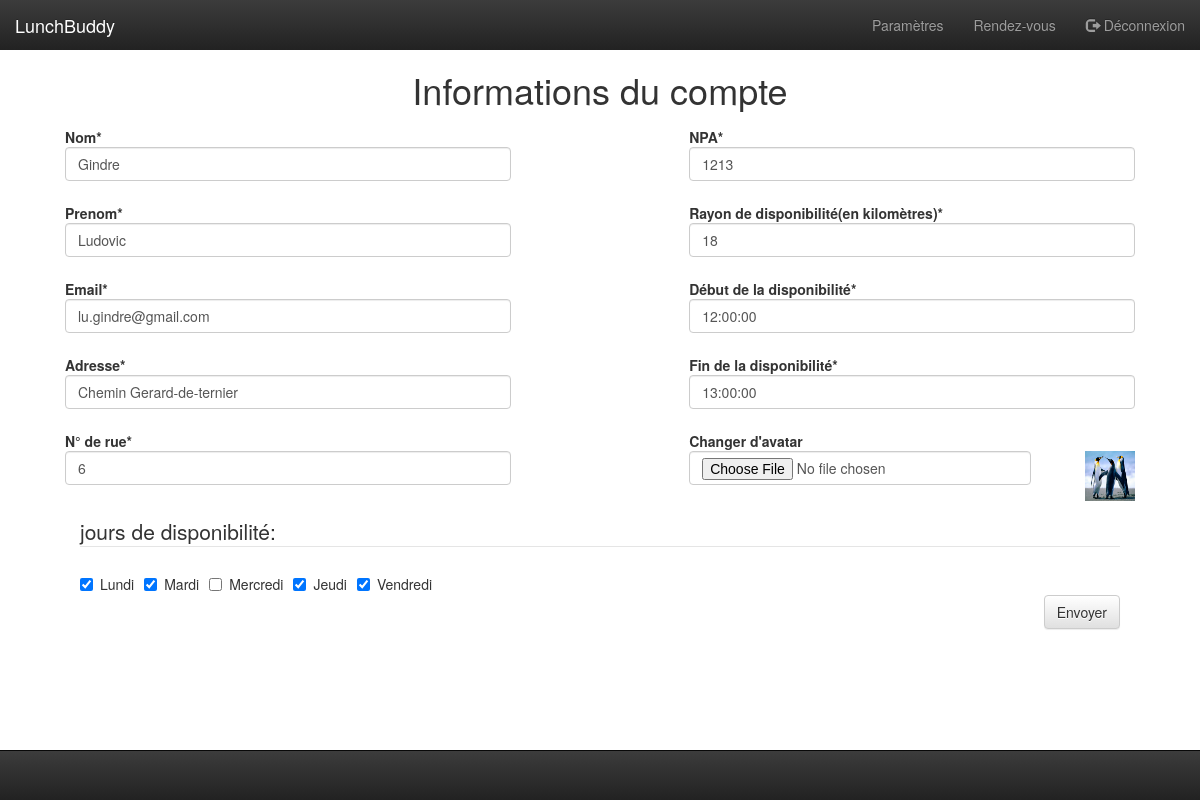
The app's page /parametres.php (signed in) with its own data.
### tables this page shows
CREATE TABLE IF NOT EXISTS `utilisateurs` (
  `idUtilisateur` int(11) NOT NULL AUTO_INCREMENT,
  `nom` varchar(25) NOT NULL,
  `prenom` varchar(25) NOT NULL,
  `avatar` varchar(50) DEFAULT NULL,
  `email` varchar(25) NOT NULL,
  `password` varchar(255) NOT NULL,
  `NPA` varchar(4) NOT NULL,
  `nomRue` varchar(25) NOT NULL,
  `numeroRue` varchar(10) NOT NULL,
  `rayon` int(4) NOT NULL,
  `lat` decimal(65,30) DEFAULT NULL,
  `lng` decimal(65,30) DEFAULT NULL,
  `debutPause` time NOT NULL,
  `finPause` time NOT NULL,
  PRIMARY KEY (`idUtilisateur`),
  UNIQUE KEY `pseudo` (`email`)
);

### personnesdb.php (called while the page is built, shortened)
<?php
function lireParametresUtilisateur($idUtilisateur) {
    $bdd = connexionDb();
    $sql = 'SELECT nom, prenom, email, nomRue, numeroRue, NPA, rayon, debutPause, finPause, avatar FROM utilisateurs WHERE idUtilisateur = :idUtilisateur';
    $requete = $bdd->prepare($sql);
    $requete->execute(array('idUtilisateur' => $idUtilisateur));
    return $requete->fetchAll();
}
function lireDisponibilites($idUtilisateur){
    $bdd = connexionDb();
    $sql = 'SELECT idJour FROM disponible WHERE idUtilisateur = :idUtilisateur';
    $requete = $bdd->prepare($sql);
    $requete->execute(array('idUtilisateur' => $idUtilisateur));
    return $requete->fetchAll();
}

### parametres.php (the view, shortened to what this page needs)
<?php
if ((!empty($_SESSION["idUtilisateur"])) && (!empty($_SESSION["email"]))) {
    include_once './personnesdb.php';
    include_once './outilsFormulaires.php';
    include_once './MenusHTML.php';
    $idUtilisateur = $_SESSION["idUtilisateur"];
    $parametres = lireParametresUtilisateur($idUtilisateur);
    $name = 'jours';
    $liste = array(1 => 'Lundi', 2 => 'Mardi', 3 => 'Mercredi', 4 => 'Jeudi', 5 => 'Vendredi');
    $checked = lireDisponibilites($idUtilisateur);
    $checkboxes = creerCheckboxes($name, $liste, $checked);
} else {
    header('Location: parametres.php');
}
?>
<html>
    <head>
        <link href="css/bootstrap.min.css" type="text/css" rel="stylesheet">
        <link href="css/bootstrap-theme.min.css" type="text/css" rel="stylesheet">
        <link href="css/source.css" type="text/css" rel="stylesheet">
    </head>
    <body>
        <section class="col-md-12 conteneur">
            <section class="col-md-12">
                <article>
                    <h1 class="text-center">Informations du compte</h1>
                    <form class="form-horizontal" method="post" action="parametres.php" enctype="multipart/form-data">
                        <section class="col-md-5">
                            <section class="form-group">
                                <label for="nom" class="control-label">Nom*</label>
                                <section class="">
                                    <input type="text" required class="form-control" value="<?php echo $parametres[0]["nom"] ?>" name="nom" id="nom">
                                </section>
                            </section>
                            <section class="form-group">
                                <label for="prenom" class="control-label">Prenom*</label>
                                <section class="">
                                    <input type="text" required class="form-control" value="<?php echo $parametres[0]["prenom"] ?>" name="prenom" id="prenom">
                                </section>
                            </section>
                            <section class="form-group">
                                <label for="email" class="control-label">Email*</label>
                                <section class="">
                                    <input type="text" required class="form-control" value="<?php echo $parametres[0]["email"] ?>" name="email" id="email">
                                </section>
                            </section>
                            <section class="form-group">
                                <label for="adresse" class="control-label">Adresse*</label>
                                <section class="">
                                    <input type="text" required class="form-control" value="<?php echo $parametres[0]["nomRue"] ?>" name="adresse" id="adresse">
                                </section>
                            </section>
                            <section class="form-group">
                                <label for="numeroRue" class="control-label">N° de rue*</label>
                                <section class="">
                                    <input type="text" required class="form-control" value="<?php echo $parametres[0]["numeroRue"] ?>" name="numeroRue" id="numeroRue">
                                </section>
                            </section>
                        </section>
                        <section class="col-md-5 col-md-offset-2">
                            <section class="form-group">
                                <label for="NPA" class="control-label">NPA*</label>
                                <section class="">
                                    <input type="text" required class="form-control" value="<?php echo $parametres[0]["NPA"] ?>" name="NPA" id="NPA">
                                </section>
                            </section>
                            <section class="form-group">
                                <label for="rayon" class="control-label">Rayon de disponibilité(en kilomètres)*</label>
                                <section class="">
                                    <input type="number" required class="form-control" value="<?php echo $parametres[0]["rayon"] ?>" name="rayon" id="rayon">
                                </section>
                            </section>
                            <section class="form-group">
                                <label for="debutDispo" class="control-label">Début de la disponibilité*</label>
                                <section class="">
                                    <input type="text" required class="form-control" value="<?php echo $parametres[0]["debutPause"] ?>" name="debutDispo" id="debutDispo">
                                </section>
                            </section>
                            <section class="form-group">
                                <label for="finDispo" class="control-label">Fin de la disponibilité*</label>
                                <section class="">
                                    <input type="text" required class="form-control" value="<?php echo $parametres[0]["finPause"] ?>" name="finDispo" id="finDispo">
                                </section>
                            </section>
                            <section class="form-group">
                                <label for="avatar" class="control-label">Changer d'avatar</label>
                                <section class="form-group col-md-10">
                                    <input type="file" class="form-control" value=""  name="avatar" id="avatar" accept="image/*">
                                </section>
                                <section class="pull-right">
                                    <img src="./upload/<?php echo $parametres[0]["avatar"] ?>" value="<?php echo $parametres[0]["avatar"] ?>" alt="<?php
            echo $_SESSION["nom"];
            echo " ";
            echo $_SESSION["prenom"]
            ?>" height="50" width="50"/>
                                </section>
                            </section>
                        </section>
                        <fieldset class="col-md-12">
                            <legend>jours de disponibilité:</legend>
                            <?php
                            foreach ($checkboxes as $checkboxe) {
                                echo $checkboxe;
                            }
                            ?>
                        </fieldset>
                        <section class="col-md-5">
                        </section>
                        <section class="col-md-12">
                            <button class="btn btn-default pull-right">Envoyer</button>
                        </section>
                    </form>
                </article>
            </section>
        </section>
    </body>
</html>

### css/source.css (style rules this page uses)
.conteneur { padding: 50px; //margin-left: 300px; }

### records on screen
utilisateurs: nom "Gindre", prenom "Ludovic", email "lu.gindre@gmail.com", adresse "Chemin Gerard-de-ternier", numeroRue "6", NPA "1213", rayon "18", debutDispo "12:00:00", finDispo "13:00:00", avatar (picture)

### other values on screen
$texte "Lundi"
$texte "Mardi"
$texte "Mercredi"
$texte "Jeudi"
$texte "Vendredi"
